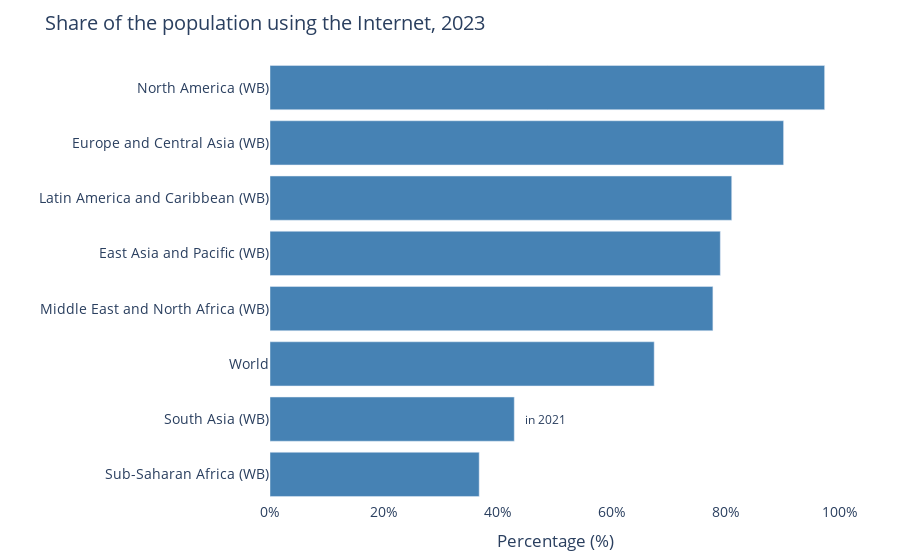

The code cell stored with this chart in its notebook:
### Code cell
import plotly.graph_objects as go

fig = go.Figure(go.Bar(
    x=df_combined_sorted["Individuals using the Internet (% of population)"][::-1],
    y=df_combined_sorted["Entity"][::-1],
    orientation='h',
    marker_color='steelblue'
))

fig.update_layout(
    title="Share of the population using the Internet, 2023",
    xaxis_title="Percentage (%)",
    yaxis_title="",
    xaxis=dict(range=[0, 100], ticksuffix='%'),
    plot_bgcolor='white',
    font=dict(size=14),
    margin=dict(l=150, r=60, t=60, b=40)
)

fig.add_annotation(
    x=df_combined_sorted[df_combined_sorted["Entity"] == "South Asia (WB)"]["Individuals using the Internet (% of population)"].values[0],
    y="South Asia (WB)",
    text="   in 2021",
    showarrow=False,
    xanchor='left',
    font=dict(size=12, color="dark grey"),
    yshift=0
)

fig.show()

### Figure 1 — Plotly figure (JSON) as saved in the notebook; plotly's stock layout.template omitted (floating-point values rounded to 4 significant figures)
{"data": [{"marker": {"color": "steelblue"}, "orientation": "h", "type": "bar", "x": [36.7, 42.85, 67.4, 77.7, 79.0, 81.0, 90.1, 97.3], "y": ["Sub-Saharan Africa (WB)", "South Asia (WB)", "World", "Middle East and North Africa (WB)", "East Asia and Pacific (WB)", "Latin America and Caribbean (WB)", "Europe and Central Asia (WB)", "North America (WB)"]}], "layout": {"annotations": [{"font": {"color": "dark grey", "size": 12}, "showarrow": false, "text": "   in 2021", "x": 42.85, "xanchor": "left", "y": "South Asia (WB)", "yshift": 0}], "font": {"size": 14}, "margin": {"b": 40, "l": 150, "r": 60, "t": 60}, "plot_bgcolor": "white", "title": {"text": "Share of the population using the Internet, 2023"}, "xaxis": {"range": [0, 100], "ticksuffix": "%", "title": {"text": "Percentage (%)"}}, "yaxis": {"title": {"text": ""}}}}
